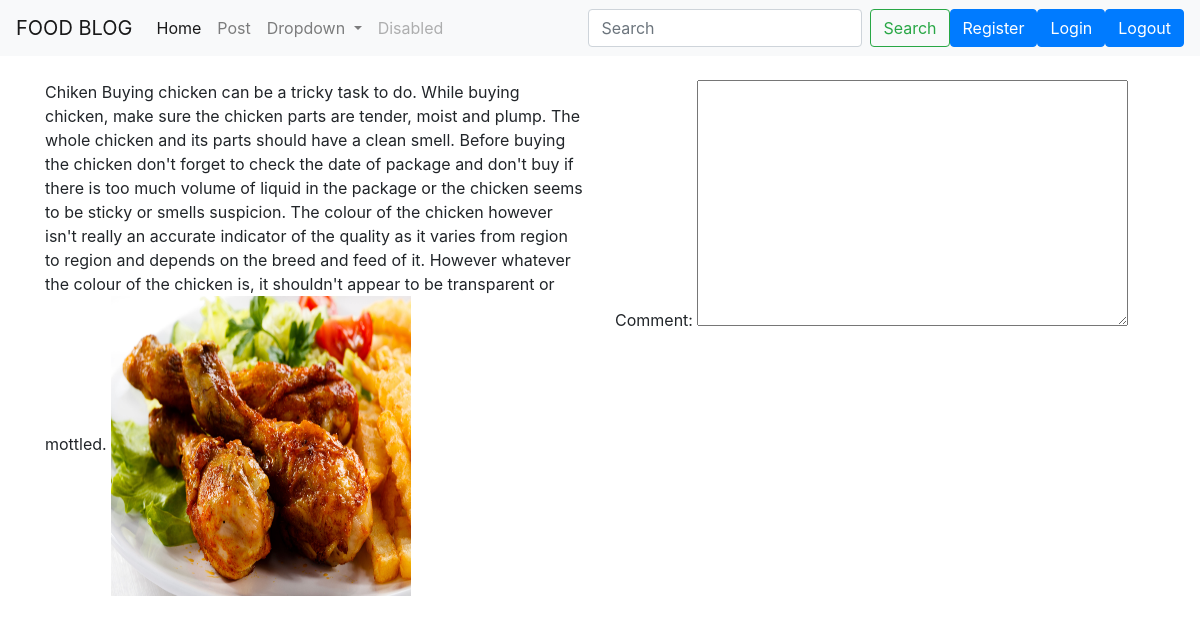
Page /detail/12/ (signed in) on the committed database.
### myapp/models.py (models this page shows, shortened)
class TimeStamp(models.Model):
	created_at = models.DateTimeField(auto_now_add = True)
	updated_at = models.DateTimeField(auto_now = True)
	user = models.ForeignKey(User,on_delete = models.CASCADE)
	class Meta:
		abstract = True

class Post(TimeStamp):
	title = models.CharField(max_length = 100)
	description = models.TextField()
	image = models.ImageField(upload_to = '')
	likes = models.IntegerField(default = 0)

### myapp/views.py (the view)
# urls.py: path('detail/<int:pk>/', detail, name='detail')
@login_required
def detail(request,pk):
    p = Post.objects.get(pk = pk)
    comments = Comment.objects.filter(post_id = pk)
    if request.method == 'POST':
        form = CommentForm(request.POST)
        if form.is_valid():
            comment = form.cleaned_data['comment']
            c = Comment(post_id = pk,comment = comment,user = request.user)
            c.save()
            return HttpResponseRedirect(reverse('myapp:detail', kwargs = {'pk':pk}))
    else:
        form = CommentForm()
    return render(request, 'detail.html', {'form': form,'p':p,'comments':comments})

### myapp/forms.py
class CommentForm(forms.ModelForm):
	class Meta:
		model = Comment
		fields = ['comment']

### firstproject/firstapp/templates/detail.html (shortened to what this page needs)
{% extends 'base.html' %}
{% block content %}
<div class="row">
    <div class="col-6">
        <span id="title">{{ p.title }}</span>
        {{ p.description }}
        <img src="{{ p.image.url }}" width="300" height="300" alt="">
</div>
<div class="col-6">
    <form action="" method="post">
        {{ form }}
    </form>
</div>
{% endblock %}

### firstproject/firstapp/templates/base.html (shortened to what this page needs)
<!DOCTYPE html>
<html>
  <head>
    <link rel="stylesheet" href="https://stackpath.bootstrapcdn.com/bootstrap/4.5.2/css/bootstrap.min.css">
  </head>
  <body>
    <nav class="navbar navbar-expand-lg navbar-light bg-light">
      <a class="navbar-brand" href="{% url 'firstapp:index' %}">FOOD BLOG</a>
      <div class="collapse navbar-collapse" id="navbarSupportedContent">
        <ul class="navbar-nav mr-auto">
          <li class="nav-item active">
            <a class="nav-link" href="{% url 'firstapp:index' %}">Home <span class="sr-only">(current)</span></a>
          </li>
          <li class="nav-item">
            <a class="nav-link" href="{% url 'firstapp:create' %}">Post</a>
          </li>
          <li class="nav-item dropdown">
            <a class="nav-link dropdown-toggle" href="#" role="button" data-toggle="dropdown" aria-expanded="false">
              Dropdown
            </a>
          </li>
          <li class="nav-item">
            <a class="nav-link disabled">Disabled</a>
          </li>
        </ul>
        <form class="form-inline my-2 my-lg-0">
          <input class="form-control mr-sm-2" type="search" placeholder="Search" aria-label="Search">
          <button class="btn btn-outline-success my-2 my-sm-0" type="submit">Search</button>
        </form>
        <a class="btn btn-primary" href="#">Register</a>
        <a class="btn btn-primary" href="#">Login</a>
        <a class="btn btn-primary" href="#">Logout</a>
      </div>
    </nav>
    <div class="container">
      <br>
    {% block content %}
    {% endblock %}
    </div>
  </body>
</html>

### rows in the picture
Post: title "Chiken", description "Buying chicken can be a tricky task to do. While buying chicken, make sure the chicken parts are tender, moist and plump. The whole chicken and its parts should have a clean smell. Before buying the chicken don't forget to check the date of package and don't buy if there is too much volume of liquid in the package or the chicken seems to be sticky or smells suspicion. The colour of the chicken however isn't really an accurate indicator of the quality as it varies from region to region and depends on the breed and feed of it. However whatever the colour of the chicken is, it shouldn't appear to be transparent or mottled.", image (picture)
